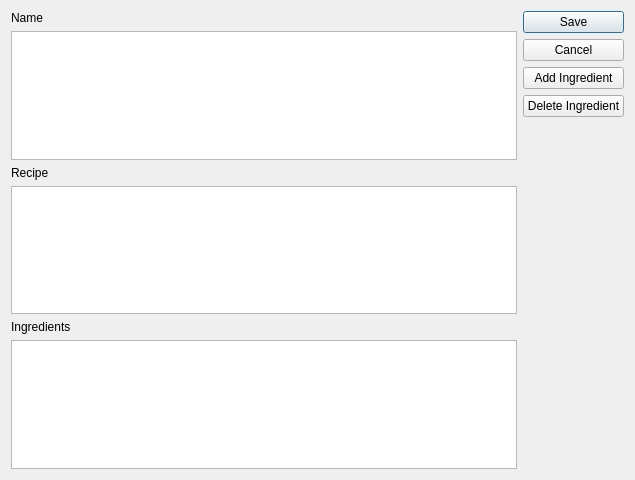
<?xml version="1.0" encoding="UTF-8"?>
<ui version="4.0">
 <class>Entry_Dialog</class>
 <widget class="QDialog" name="Entry_Dialog">
  <property name="geometry">
   <rect>
    <x>0</x>
    <y>0</y>
    <width>635</width>
    <height>480</height>
   </rect>
  </property>
  <property name="windowTitle">
   <string>Dialog</string>
  </property>
  <layout class="QHBoxLayout" name="horizontalLayout">
   <item>
    <layout class="QVBoxLayout" name="verticalLayout">
     <item>
      <widget class="QLabel" name="label">
       <property name="text">
        <string>Name</string>
       </property>
      </widget>
     </item>
     <item>
      <widget class="QTextEdit" name="textEditName"/>
     </item>
     <item>
      <widget class="QLabel" name="label_3">
       <property name="text">
        <string>Recipe</string>
       </property>
      </widget>
     </item>
     <item>
      <widget class="QTextEdit" name="textEditRecipe"/>
     </item>
     <item>
      <widget class="QLabel" name="label_2">
       <property name="text">
        <string>Ingredients</string>
       </property>
      </widget>
     </item>
     <item>
      <widget class="QTableView" name="tableEdit"/>
     </item>
    </layout>
   </item>
   <item>
    <layout class="QVBoxLayout" name="verticalLayout_2">
     <item>
      <widget class="QPushButton" name="saveRecipeButton">
       <property name="text">
        <string>Save</string>
       </property>
      </widget>
     </item>
     <item>
      <widget class="QPushButton" name="CancelRecipeButton">
       <property name="text">
        <string>Cancel</string>
       </property>
      </widget>
     </item>
     <item>
      <widget class="QPushButton" name="add_ingredient">
       <property name="text">
        <string>Add Ingredient</string>
       </property>
      </widget>
     </item>
     <item>
      <widget class="QPushButton" name="delete_ingredient">
       <property name="text">
        <string>Delete Ingredient</string>
       </property>
      </widget>
     </item>
     <item>
      <spacer name="verticalSpacer">
       <property name="orientation">
        <enum>Qt::Vertical</enum>
       </property>
       <property name="sizeHint" stdset="0">
        <size>
         <width>20</width>
         <height>40</height>
        </size>
       </property>
      </spacer>
     </item>
    </layout>
   </item>
  </layout>
 </widget>
 <resources/>
 <connections/>
</ui>
